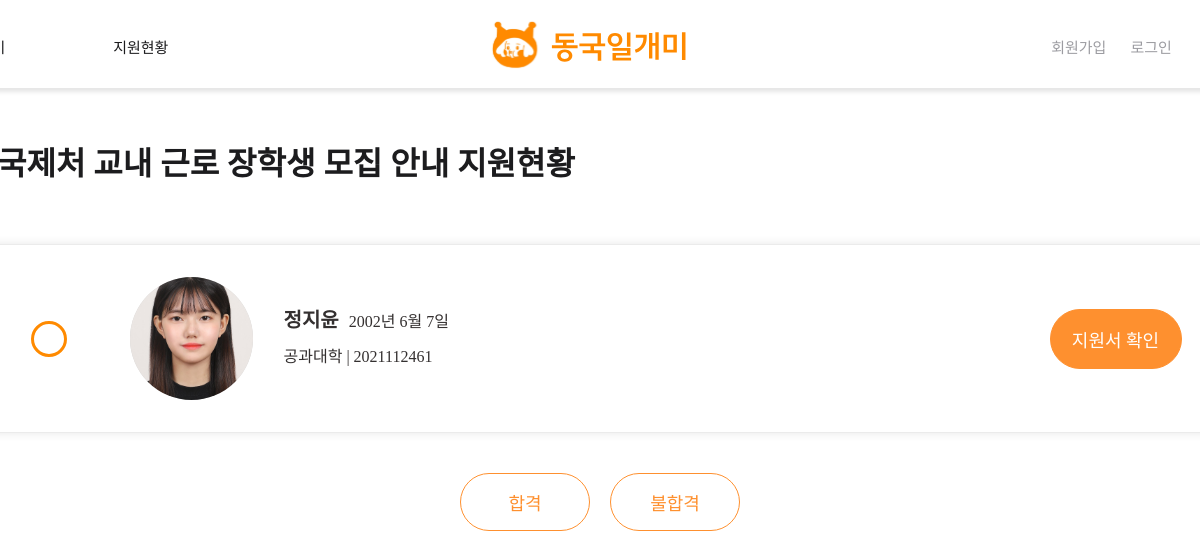
/users/staff-appslist/23, run on an earlier commit of the app's database.
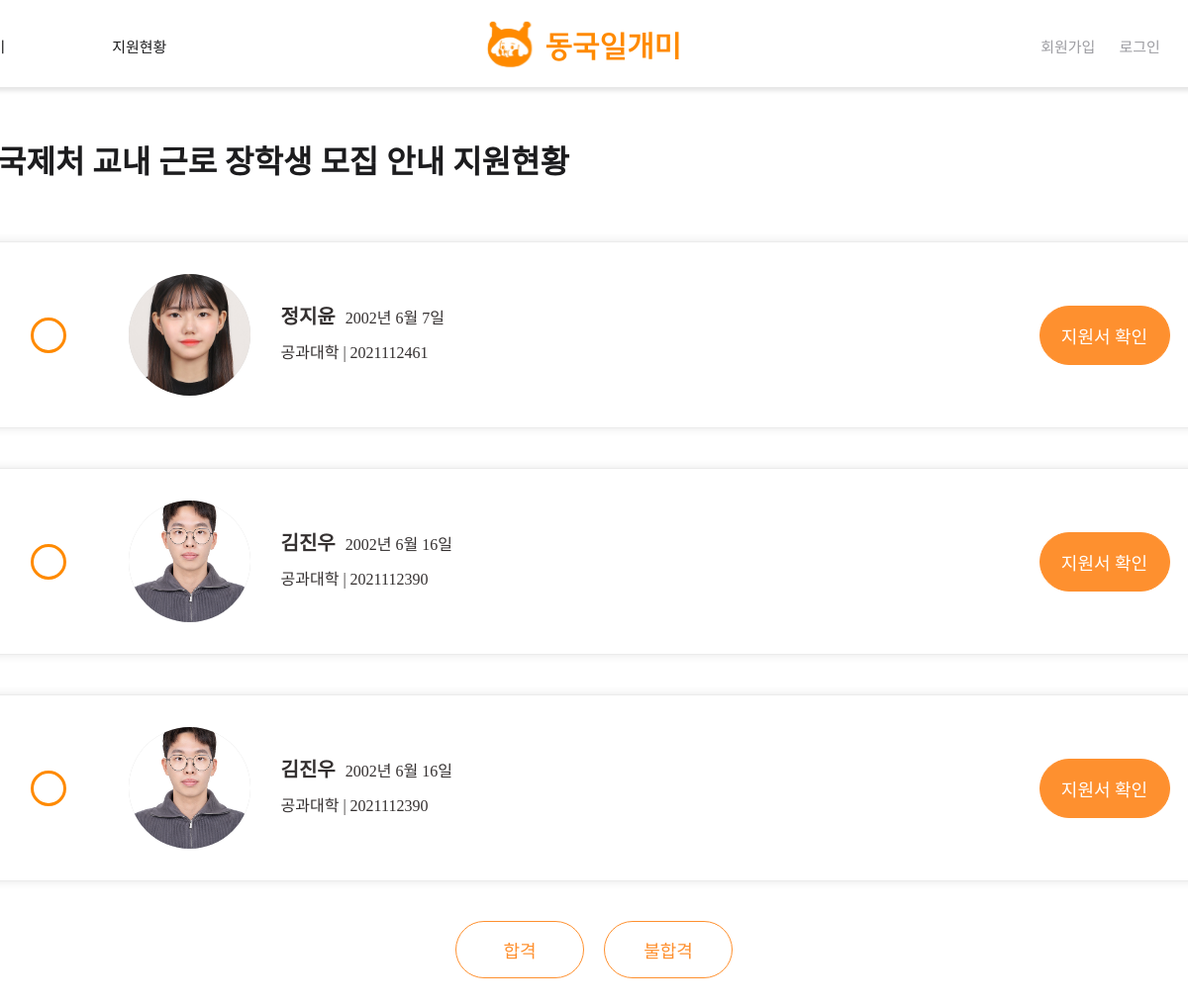
And on a later commit of the database.
### main/models.py (models this page shows)
class Application(models.Model):
    post = models.ForeignKey(Post, null=False, related_name="applications", blank=False, on_delete=models.CASCADE)
    writer = models.ForeignKey(User, null=False, blank=False, on_delete=models.CASCADE)
    is_accepted = models.PositiveIntegerField(null=False, default=0)
    file = models.FileField(upload_to="application_file/", blank=True, null=True)

### accounts/models.py (models this page shows)
class Profile(models.Model):
    student_or_staff = models.CharField(max_length=20, blank=False)
    user = models.OneToOneField(User, on_delete=models.CASCADE)
    name = models.CharField(max_length=5, blank=False)
    GENDER_M = "male"
    GENDER_F = "female"
    GENDER_CHOICES = (
    	(GENDER_M, "Male"),
        (GENDER_F, "Female"),
    )
    gender = models.CharField(choices=GENDER_CHOICES, max_length=10, blank=True)
    birth = models.DateField(blank=False, null=True)
    photo = models.ImageField(upload_to="user_photo/", blank=True)
    department = models.CharField(max_length=20, blank=True)
    phone = models.CharField(max_length=20, blank=True)
    email = models.CharField(max_length=50, blank=False)
    student_number = models.CharField(max_length=10, blank=False)
    income = models.PositiveIntegerField(null=True, default=0)
    certification_student = models.FileField(upload_to="student_certification/", blank=True)
    certification_staff = models.FileField(upload_to="staff_certification/",blank=True)

### users/views.py (the view)
# urls.py: path('staff-appslist/<int:post_id>', staff_appslist, name="staff-appslist"),
def staff_appslist(request, post_id):
    post = get_object_or_404(Post, pk=post_id)
    applications = Application.objects.filter(post_id=post_id)
    return render(request, 'users/staff_appslist.html', {'applications': applications, 'post': post})

### users/templates/users/staff_appslist.html (shortened to what this page needs)
{% extends 'base.html' %}
{% load static %}
{% block content %}
<link
    rel="stylesheet"
    type="text/css"
    href="{% static 'css/users/staff_appslist.css'%}"
/>
<form action="{% url 'users:check-result' post.id %}" method="POST" enctype="multipart/form-data">
<div class="appslist">
    <div class="title">
        <div class="backBtn">
            <span id="word">{{post.organization}} {{post.title}} 지원현황</span>
        </div>
    </div>
    <div class="cardFrame">
        {% for app in applications %}
            <div class="card">
                <div class="cardPadding">
                    <div class="cardContent">
                            {% if app.is_accepted == 0 %}
                            <div class="fake">
                                <label for="checkbox{{ forloop.counter }}" class="custom-label"></label>
                            </div>
                        {% elif app.is_accepted == 1 %}
                            <div class="fake">
                                <img class="passFail" src="{% static 'images/icons/faillee.svg' %}" />
                            </div>
                        {% elif app.is_accepted == 2 %}
                            <div class="fake">
                                <img class="passFail" src="{% static 'images/icons/passlee.svg' %}" />
                            </div>
                        {% endif %}
                        <div class="img">
                            <div class="profileImage">
                                <img src="{{ app.writer.profile.photo.url }}" />
                            </div>
                        </div>
                        <div class="cardText">
                            <span class="ct"><span class="ct" id="bold">{{ app.writer.profile.name }}</span>{{app.writer.profile.birth}}</span>
                            <span class="ct">{{app.writer.profile.department}} | {{app.writer.profile.student_number}}</span>
                        </div>
                    </div>
                    <div class="cardBtnFrame">
                        <a href="{% url 'users:staff-studentappfile' post.id app.writer.id %}">
                            <div class="cardBtn">지원서 확인</div>
                        </a>
                    </div>
                </div>
            </div>
        {% endfor %}
        <div class="passfail">
            <button type="button" class="appBtn" id="pass">합격</button>
            <button type="button" class="appBtn" id="fail">불합격</button>
        </div>
    </div>
</div>
</form>
{% endblock %}

What changed in the data, as far as the page shows it:
added Application: writer.profile.photo (picture), writer.profile.name "김진우", writer.profile.birth "2002년 6월 16일", writer.profile.department "공과대학", writer.profile.student_number "2021112390"
added Application: writer.profile.photo (picture), writer.profile.name "김진우", writer.profile.birth "2002년 6월 16일", writer.profile.department "공과대학", writer.profile.student_number "2021112390"
